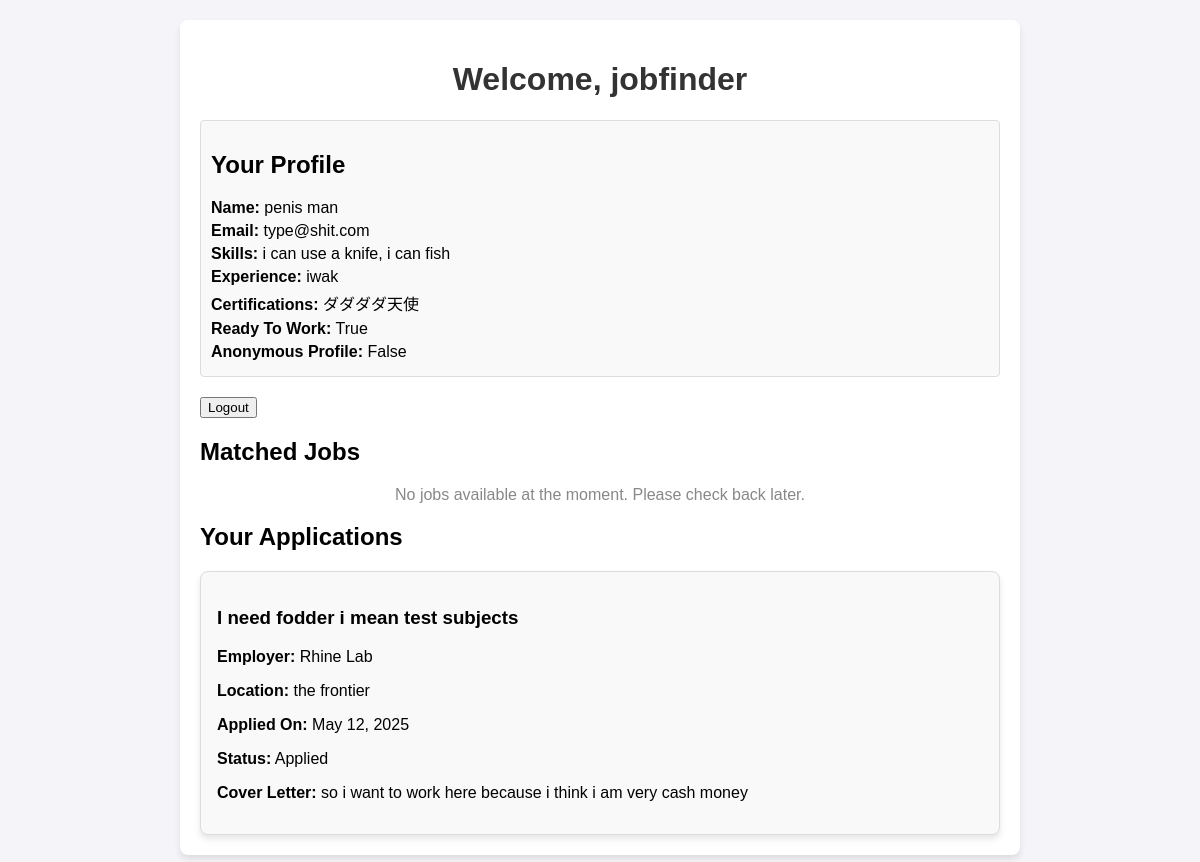
Before: /jobseeker-dashboard/ (signed in) with the older database file.
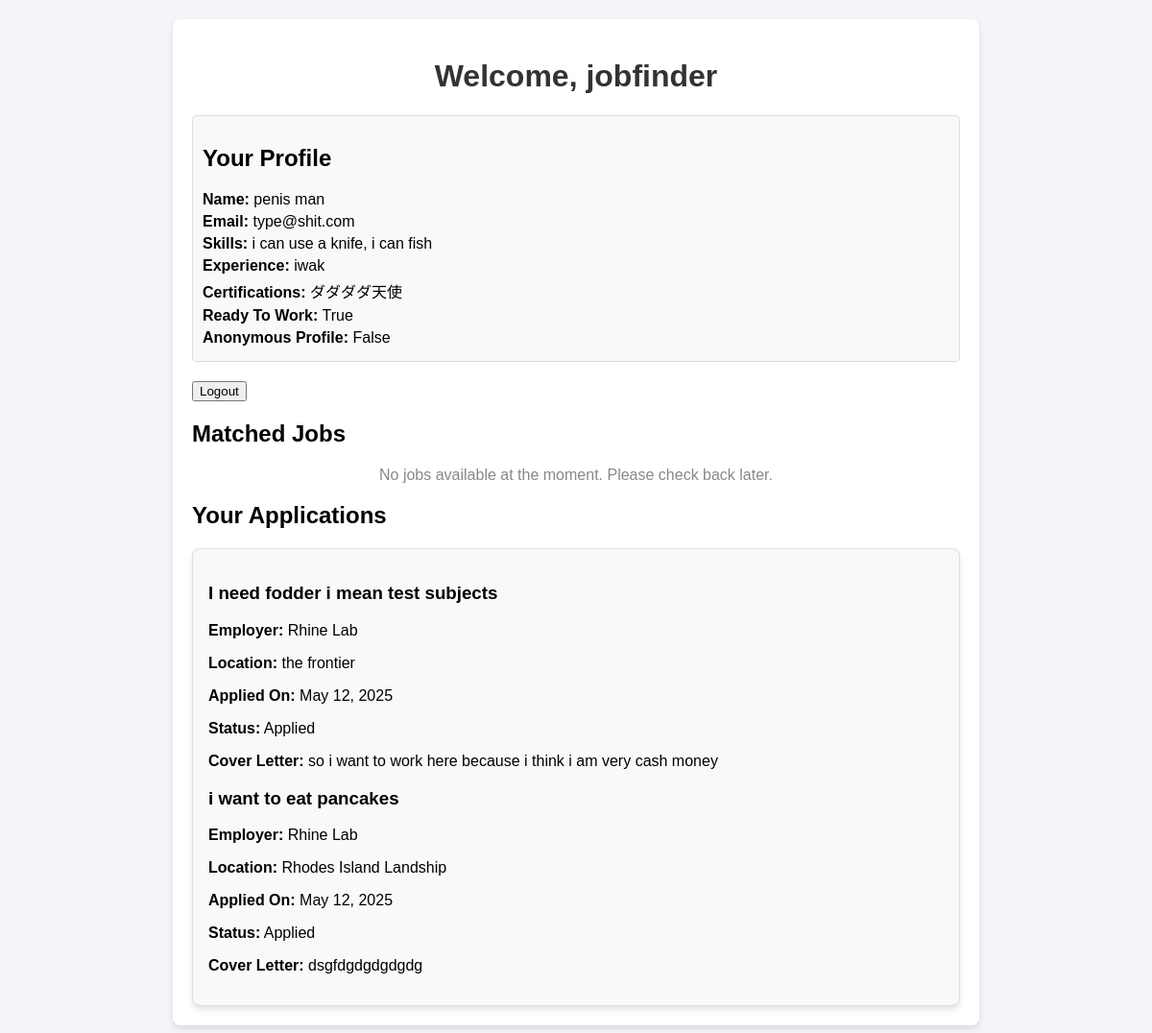
After: the same page with the newer database file.
### backend/models.py (models this page shows, shortened)
class Application(models.Model):
    job = models.ForeignKey(JobListing, on_delete=models.CASCADE)
    applicant = models.ForeignKey(JobSeeker, on_delete=models.CASCADE)
    applied_at = models.DateTimeField(auto_now_add=True)  # Auto-set application date
    status = models.CharField(max_length=50, choices=[
        ('applied', 'Applied'),
        ('reviewed', 'Reviewed'),
        ('interview', 'Interview Scheduled'),
        ('hired', 'Hired'),
        ('rejected', 'Rejected')
    ], default='applied')
    is_anonymous = models.BooleanField(default=False)  # Privacy option
    cover_letter = models.TextField(blank=True)  # Optional cover letter

class JobListing(models.Model):
    employer = models.ForeignKey(Employer, on_delete=models.CASCADE)
    title = models.CharField(max_length=255)  # Job title
    description = models.TextField()  # Detailed job description
    location = models.CharField(max_length=255)  # Job location
    skills_required = models.TextField()  # Required skills
    is_felony_ok = models.BooleanField(default=False)  # Explicitly felony-friendly position
    created_at = models.DateTimeField(auto_now_add=True)  # Auto-set when created
    expires_at = models.DateTimeField()  # Job posting expiration date
    salary_range = models.CharField(max_length=100, blank=True)  # Optional salary info
    job_type = models.CharField(max_length=50, choices=[
        ('full_time', 'Full Time'),
        ('part_time', 'Part Time'),
        ('contract', 'Contract'),
        ('temporary', 'Temporary'),
    ])

class Employer(models.Model):
    user = models.OneToOneField(User, on_delete=models.CASCADE)
    company_name = models.CharField(max_length=255)
    description = models.TextField()  # Company overview
    is_felony_friendly = models.BooleanField(default=False)  # Explicit felony-friendly status
    website = models.URLField(blank=True)  # Optional company website
    logo = models.ImageField(upload_to='employer_logos/', blank=True)  # Company logo

### backend/views.py (the view)
# urls.py: path('jobseeker-dashboard/', views.job_seeker_dashboard, name='jobseeker_dashboard'),
@login_required
def job_seeker_dashboard(request):
    if not hasattr(request.user, 'job_seeker'):  # Ensure only job seekers can access
        return redirect('profile_type')
    job_seeker = request.user.job_seeker
    matcher = JobMatcher()
    all_jobs = JobListing.objects.filter(is_felony_ok=True)  # Get only felony-friendly jobs
    if(all_jobs.count() == 0):  # Check if there are any jobs available:
        messages.warning(request, 'No jobs available at the moment. Please check back later.')
        matched_jobs = []  # No jobs to match
    else:
        matched_jobs = matcher.match_jobs_to_seeker(job_seeker, all_jobs)  # Find best matches for job seeker
        print(matched_jobs)  # Debugging output
    applications = Application.objects.filter(job__in=all_jobs, applicant=job_seeker)  # Get applications made by the job seeker
    context = {
        'job_seeker': job_seeker,  # Pass job seeker data
        'matched_jobs': matched_jobs,  # Pass matched jobs
        'applications': applications,  # Pass job applications
    }
    return render(request, 'job_seeker_dashboard.html', context)

### backend/matching.py (called while the page is built)
    def match_jobs_to_seeker(self, job_seeker, jobs):
        seeker_text = f"{job_seeker.skills} {job_seeker.experience}"
        job_texts = [f"{job.title} {job.description} {job.skills_required}" for job in jobs]
        all_texts = [seeker_text] + job_texts
        tfidf_matrix = self.vectorizer.fit_transform(all_texts)
        cosine_similarities = cosine_similarity(tfidf_matrix[0:1], tfidf_matrix[1:])
        similar_indices = cosine_similarities.argsort()[0][-10:][::-1]
        matched_jobs = [(jobs[int(i)], float(cosine_similarities[0][int(i)])) for i in similar_indices]
        print(matched_jobs)
        return matched_jobs

### templates/job_seeker_dashboard.html (shortened to what this page needs)
<!DOCTYPE html>
<html lang="en">
<head>
</head>
<body>
    <div class="container">
        <h1>Welcome, {{ job_seeker.user.username }}</h1>
        <div class="profile-info">
            <h2>Your Profile</h2>
            <p><strong>Name:</strong> {{ job_seeker.user.first_name }} {{ job_seeker.user.last_name }}</p>
            <p><strong>Email:</strong> {{ job_seeker.user.email }}</p>
            <p><strong>Skills:</strong> {{ job_seeker.skills }}</p>
            <p><strong>Experience:</strong> {{ job_seeker.experience }}</p>
            <p><strong>Certifications:</strong> {{ job_seeker.certifications }}</p>
            <p><strong>Ready To Work:</strong> {{ job_seeker.ready_to_work }}</p>
            <p><strong>Anonymous Profile:</strong> {{ job_seeker.anonymous_profile }}</p>
        </div>
        <form method="POST" action="{% url 'logout' %}" style="display: inline;">
            <button type="submit" class="logout-button">Logout</button>
        </form>
        <h2>Matched Jobs</h2>
        {% if matched_jobs %}
            <ul class="job-list">
                {% for job, similarity in matched_jobs %}
                    <li>
                        <h3>{{ job.title }}</h3>
                        <p><strong>Employer:</strong> {{ job.employer }}</p>
                        <p><strong>Location:</strong> {{ job.location }}</p>
                        <p><strong>Description:</strong> {{ job.description|truncatewords:20 }}</p>
                        <p><strong>Expires:</strong> {{ job.expires_at }}</p>
                        <p><strong>Application Status:</strong> {{ job.application_status }}</p>
                        <p><strong>Similarity Score:</strong> {{ similarity|floatformat:2 }}</p>
                        <a href="{% url 'apply_job' job.id %}">Apply Now</a>
                    </li>
                {% endfor %}
            </ul>
        {% else %}
            <p class="no-jobs">No jobs available at the moment. Please check back later.</p>
        {% endif %}
        <h2>Your Applications</h2>
        <div class="application-box">
            {% if applications %}
                <ul class="application-list" style="list-style: none; padding: 0;">
                    {% for application in applications %}
                        <li>
                            <h3>{{ application.job.title }}</h3>
                            <p><strong>Employer:</strong> {{ application.job.employer.company_name }}</p>
                            <p><strong>Location:</strong> {{ application.job.location }}</p>
                            <p><strong>Applied On:</strong> {{ application.applied_at|date:"F j, Y" }}</p>
                            <p><strong>Status:</strong> {{ application.get_status_display }}</p>
                            {% if application.cover_letter %}
                                <p><strong>Cover Letter:</strong> {{ application.cover_letter|truncatewords:20 }}</p>
                            {% endif %}
                        </li>
                    {% endfor %}
                </ul>
            {% else %}
                <p class="no-applications">You have not applied for any jobs yet.</p>
            {% endif %}
        </div>
    </div>
</body>
</html>

Changed rows visible on the page:
added Application: job "i want to eat pancakes", job.employer.company_name "Rhine Lab", job.location "Rhodes Island Landship", applied_at "May 12, 2025", status "Applied", cover_letter "dsgfdgdgdgdgdg"
